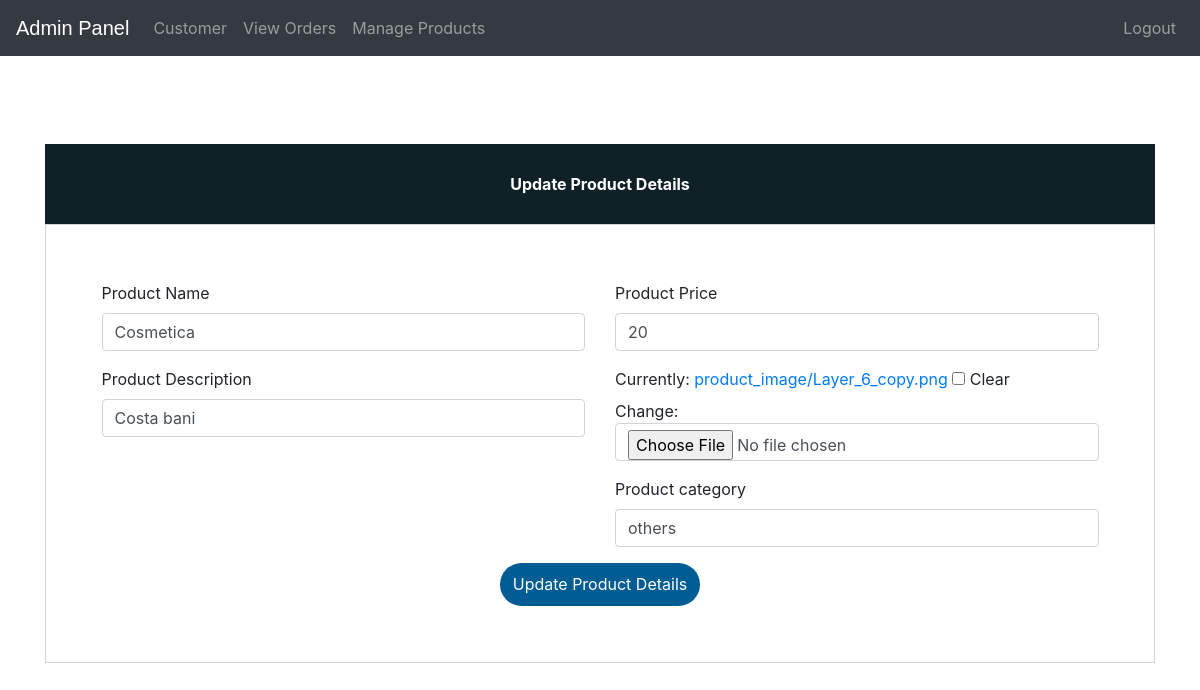
Before: /update-product/5/ (signed in) with the older database file.
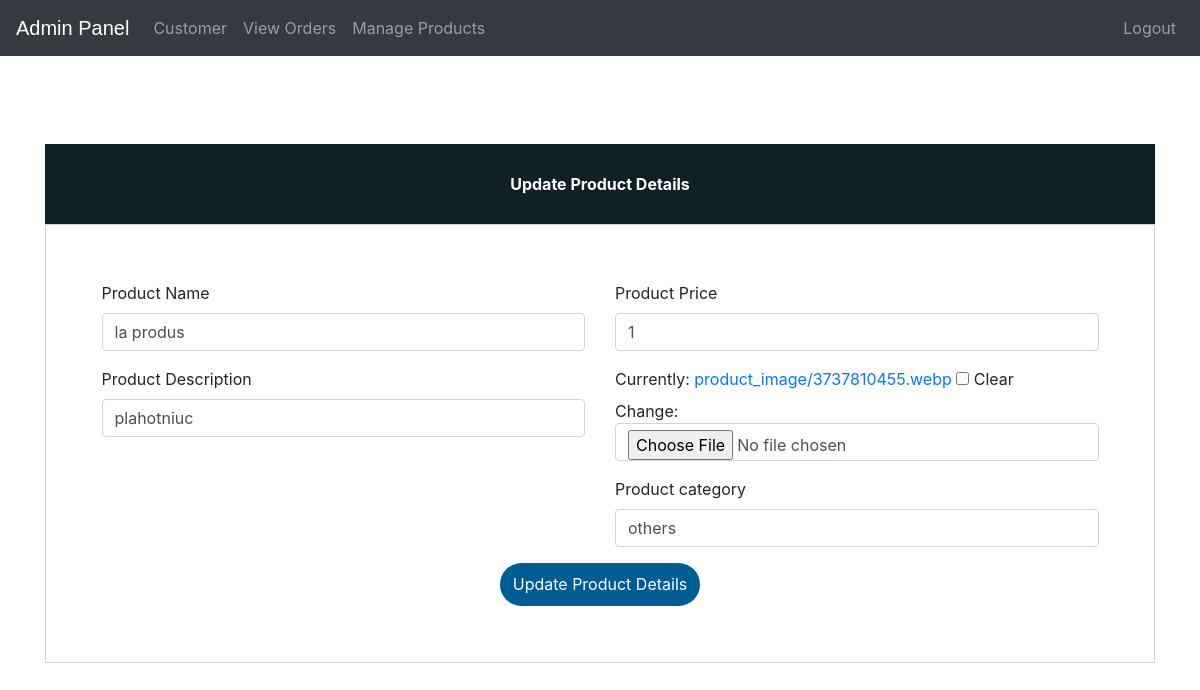
After: the same page with the newer database file.
### ecom/models.py (models this page shows, shortened)
class Product(models.Model):
    name = models.CharField(max_length=40)
    product_image = models.ImageField(upload_to='product_image/', null=True, blank=True)
    price = models.PositiveIntegerField()
    description = models.CharField(max_length=40)
    category = models.CharField(max_length=40, default='others')

### ecom/views.py (the view)
# urls.py: path('update-product/<int:pk>/', views.update_product_view, name='update-product'),
@login_required(login_url='adminlogin')
def update_product_view(request, pk):
    product = models.Product.objects.get(id=pk)
    productForm = forms.ProductForm(instance=product)
    if request.method == 'POST':
        productForm = forms.ProductForm(request.POST, request.FILES, instance=product)
        if productForm.is_valid():
            productForm.save()
            return redirect('admin-products')
    return render(request, 'ecom/admin_update_product.html', {'productForm': productForm})

### ecom/forms.py
class ProductForm(forms.ModelForm):
    class Meta:
        model = models.Product
        fields = ['name', 'price', 'description', 'product_image', 'category']

### templates/ecom/admin_update_product.html (shortened to what this page needs)
{% extends 'ecom/admin_base.html' %} {% load widget_tweaks %} {% block content %}
<head>
    <link href="//maxcdn.bootstrapcdn.com/bootstrap/4.1.1/css/bootstrap.min.css" rel="stylesheet" id="bootstrap-css">
</head>
<br><br><br><br><br><br>
<form method="post" enctype="multipart/form-data">
    <div class="container register-form">
        <div class="form">
            <div class="note">
                <p>Update Product Details</p>
            </div>
            <div class="form-content">
                <div class="row">
                    <div class="col-md-6">
                        <div class="form-group">
                            <label for="">Product Name</label> {% render_field productForm.name class="form-control" placeholder="Product Name" %}
                        </div>
                        <div class="form-group">
                            <label for="">Product Description</label> {% render_field productForm.description class="form-control" placeholder="Description" %}
                        </div>
                    </div>
                    <div class="col-md-6">
                        <div class="form-group">
                            <label for="">Product Price</label> {% render_field productForm.price class="form-control" placeholder="Price" %}
                        </div>
                        <div class="form-group">
                            {% render_field productForm.product_image class="form-control" placeholder="product_image" %}
                        </div>
                        <div class="form-group">
                            <label for="">Product category</label> {% render_field productForm.category class="form-control" placeholder="others" %}
                        </div>
                    </div>
                </div>
                <div>
                    <center><button type="submit" class="btnSubmit">Update Product Details</button></center>
                </div>
            </div>
        </div>
    </div>
</form>
{% endblock content %}

Changed rows visible on the page:
changed Product "others": name "Cosmetica" → "la produs"; description "Costa bani" → "plahotniuc"; price "20" → "1"
Other visible differences:
text no longer shown: "Currently: product_image/Layer_6_copy.png Clear Change:"
text now shown: "Currently: product_image/3737810455.webp Clear Change:"
